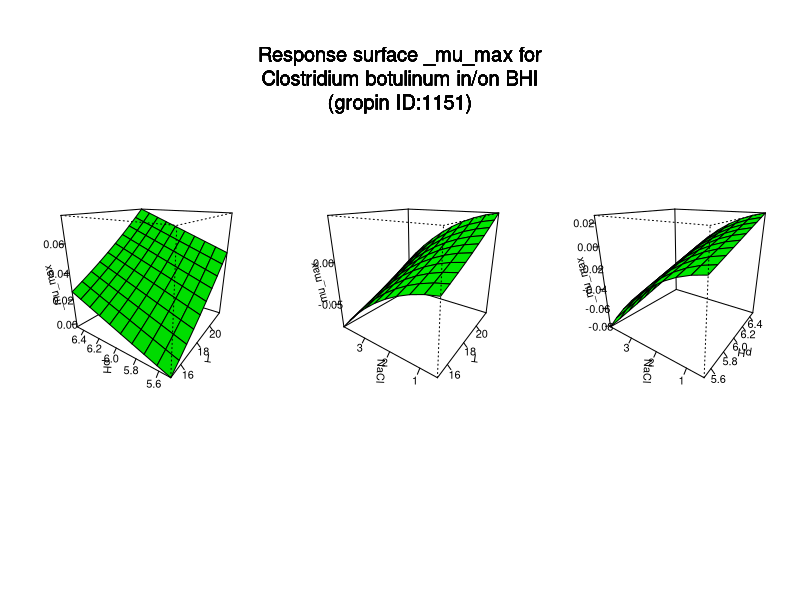

This figure's R source:
#############################
# start of Parameter script
#############################
T <- seq(15.015,21.978021978022,length.out=10)
pH <- seq(5.5055,6.49350649350649,length.out=10)
NaCl <- seq(0.5005,3.996003996004,length.out=10)
#############################
# end of Parameter script
#############################
############################# 
# start of Model script Gropin ID 1151 
#############################
 
# constant coefficients for this model
 
variables <- data.frame(T,pH,NaCl)
argumentsPar <- unique.data.frame(expand.grid(variables))
 
# heart of the model
response_surface <- function(T,pH,NaCl) {
   mumax <-(-0.206)+0.029*pH-0.005*(NaCl^2)+0.0002*(T^2)

	return(mumax=mumax)
} 

# output parameters
responseSurface <- cbind(argumentsPar,response_surface(argumentsPar['T'],argumentsPar['pH'],argumentsPar['NaCl']))
colnames(responseSurface) <- c(colnames(argumentsPar),'mumax')
#############################
# End of Model script
#############################
############################# 
# start of Visualisation script Gropin ID 1151 
#############################
titleText <-'Response surface _mu_max for
Clostridium botulinum in/on BHI
(gropin ID:1151)'
argPar1 <- unique.data.frame(expand.grid(T,pH))
argPar2 <- unique.data.frame(expand.grid(T,NaCl))
argPar3 <- unique.data.frame(expand.grid(pH,NaCl))
z1 <- matrix(unlist(response_surface(T = argPar1[1],pH = argPar1[2],NaCl = NaCl[1])),nrow=10)
z2 <- matrix(unlist(response_surface(T = argPar2[1],NaCl = argPar2[2],pH = pH[1])),nrow=10)
z3 <- matrix(unlist(response_surface(pH = argPar3[1],NaCl = argPar3[2],T = T[1])),nrow=10)
# adding precaution if response surface is zero
myZLim1 <- range(z1)
if(myZLim1[1] == myZLim1[2]) myZLim1[2] <- myZLim1[2]+1
myZLim2 <- range(z2)
if(myZLim2[1] == myZLim2[2]) myZLim2[2] <- myZLim2[2]+1
myZLim3 <- range(z3)
if(myZLim3[1] == myZLim3[2]) myZLim3[2] <- myZLim3[2]+1
if(length(T)>1 & length(pH)>1 & length(NaCl)>1) {
	par(mfrow = c(1,3))
	persp(T,pH,z1,col = 'green',xlab='T',ylab='pH',zlab='_mu_max',zlim=myZLim1,theta=305,phi=20,shade=0.25,ticktype = 'detailed')
	persp(T,NaCl,z2,col = 'green',xlab='T',ylab='NaCl',zlab='_mu_max',zlim=myZLim2,theta=305,phi=20,shade=0.25,ticktype = 'detailed')
	persp(pH,NaCl,z3,col = 'green',xlab='pH',ylab='NaCl',zlab='_mu_max',zlim=myZLim3,theta=305,phi=20,shade=0.25,ticktype = 'detailed')
	mtext(titleText,outer=T,  cex=1.2, line=-8.5, side=3)
} else {
		myPars <- unique.data.frame(expand.grid(T,pH,NaCl))
		myZ <-matrix(unlist(response_surface(myPars[,1],myPars[,2],myPars[,3])),nrow=10)
		myZLim <- range(myZ)
if(myZLim[1] == myZLim[2]) myZLim[2] <- myZLim[2]+1
	if(length(NaCl)==1) {
		persp(T,pH,myZ,col = 'green',xlab='T',ylab='pH',zlab='_mu_max',main=titleText,sub=paste('other variable: NaCl =',round(NaCl,digits = 2)),zlim=myZLim,theta=305,phi=20,shade=0.25,ticktype = 'detailed')
	}
	if(length(pH)==1) {
		persp(T,NaCl,myZ,col = 'green',xlab='T',ylab='NaCl',zlab='_mu_max',main=titleText,sub=paste('other variable: pH =',round(pH,digits = 2)),zlim=myZLim,theta=305,phi=20,shade=0.25,ticktype = 'detailed')
	}
	if(length(T)==1) {
		persp(pH,NaCl,myZ,col = 'green',xlab='pH',ylab='NaCl',zlab='_mu_max',main=titleText,sub=paste('other variable: T =',round(T,digits = 2)),zlim=myZLim,theta=305,phi=20,shade=0.25,ticktype = 'detailed')
	}
}
#############################
# End of Visualisation script
#############################
